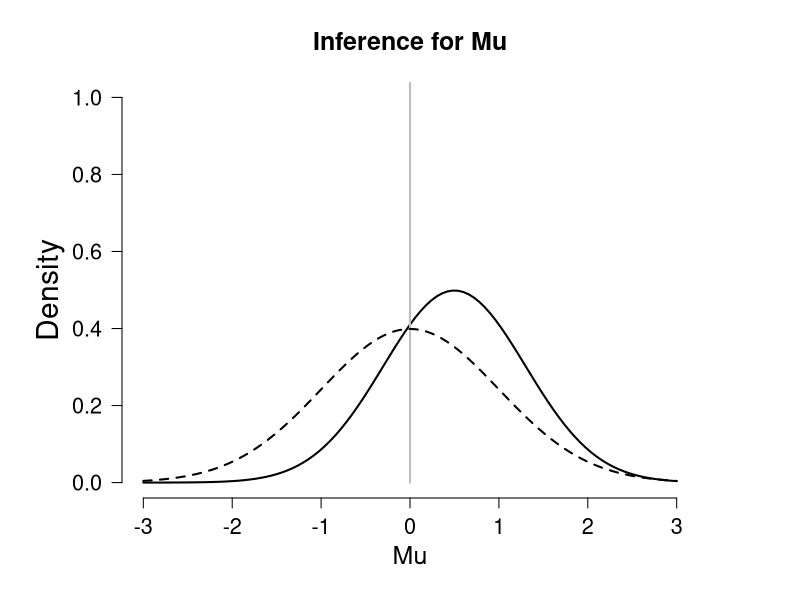

The R source for this figure:
op <- par(cex.main = 1.5, mar = c(5, 6, 4, 5) + 0.1, mgp = c(3.5, 1, 0), cex.lab = 1.5, 
    font.lab = 2, cex.axis = 1.3, bty = "n", las = 1)

yhigh <- 1
xlow <- -3
xhigh <- 3
postmean <- 0.5
postsd <- 0.8
priormean <- 0
priorsd <- 1

plot(function(x) dnorm(x, mean = postmean, sd = postsd), xlow, xhigh, ylim = c(0, 
    yhigh), xlim = c(xlow, xhigh), lwd = 2, lty = 1, ylab = "", xlab = "", main = "Inference for Mu", 
    axes = FALSE)
lines(c(0, 0), c(0, 1.25), lwd = 2, col = "grey")

par(new = TRUE)

plot(function(x) dnorm(x, mean = priormean, sd = priorsd), xlow, xhigh, ylim = c(0, 
    yhigh), xlim = c(xlow, xhigh), lwd = 2, lty = 2, ylab = "", xlab = "", axes = FALSE)
axis(1)
axis(2)
par(las = 0)
mtext("Mu", side = 1, line = 2.5, cex = 1.5)
mtext("Density", side = 2, line = 3, cex = 1.8)

par(op)